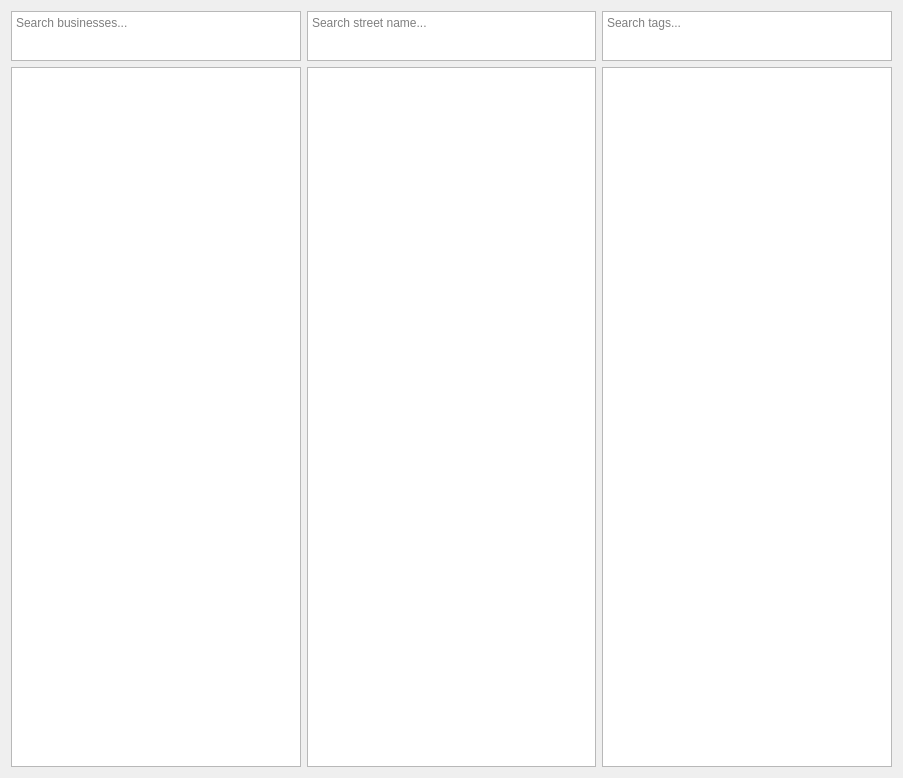
<?xml version="1.0" encoding="UTF-8"?>
<ui version="4.0">
 <class>tagManagerDialog</class>
 <widget class="QDialog" name="tagManagerDialog">
  <property name="geometry">
   <rect>
    <x>0</x>
    <y>0</y>
    <width>903</width>
    <height>778</height>
   </rect>
  </property>
  <property name="windowTitle">
   <string>Tag Manager</string>
  </property>
  <layout class="QVBoxLayout" name="verticalLayout">
   <item>
    <layout class="QGridLayout" name="gridLayout" rowstretch="0,1">
     <item row="0" column="1">
      <widget class="QPlainTextEdit" name="streetInput">
       <property name="sizePolicy">
        <sizepolicy hsizetype="Expanding" vsizetype="Fixed">
         <horstretch>0</horstretch>
         <verstretch>0</verstretch>
        </sizepolicy>
       </property>
       <property name="maximumSize">
        <size>
         <width>16777215</width>
         <height>50</height>
        </size>
       </property>
       <property name="placeholderText">
        <string>Search street name...</string>
       </property>
      </widget>
     </item>
     <item row="1" column="0">
      <widget class="QListWidget" name="businessList">
       <property name="sortingEnabled">
        <bool>true</bool>
       </property>
      </widget>
     </item>
     <item row="1" column="2">
      <widget class="QListWidget" name="tagsList">
       <property name="sortingEnabled">
        <bool>true</bool>
       </property>
      </widget>
     </item>
     <item row="0" column="0">
      <widget class="QPlainTextEdit" name="businessInput">
       <property name="sizePolicy">
        <sizepolicy hsizetype="Expanding" vsizetype="Fixed">
         <horstretch>0</horstretch>
         <verstretch>0</verstretch>
        </sizepolicy>
       </property>
       <property name="maximumSize">
        <size>
         <width>16777215</width>
         <height>50</height>
        </size>
       </property>
       <property name="placeholderText">
        <string>Search businesses...</string>
       </property>
      </widget>
     </item>
     <item row="0" column="2">
      <widget class="QPlainTextEdit" name="tagsInput">
       <property name="sizePolicy">
        <sizepolicy hsizetype="Expanding" vsizetype="Fixed">
         <horstretch>0</horstretch>
         <verstretch>0</verstretch>
        </sizepolicy>
       </property>
       <property name="maximumSize">
        <size>
         <width>16777215</width>
         <height>50</height>
        </size>
       </property>
       <property name="placeholderText">
        <string>Search tags...</string>
       </property>
      </widget>
     </item>
     <item row="1" column="1">
      <widget class="QListWidget" name="streetList">
       <property name="sortingEnabled">
        <bool>true</bool>
       </property>
      </widget>
     </item>
    </layout>
   </item>
  </layout>
 </widget>
 <resources/>
 <connections/>
</ui>
